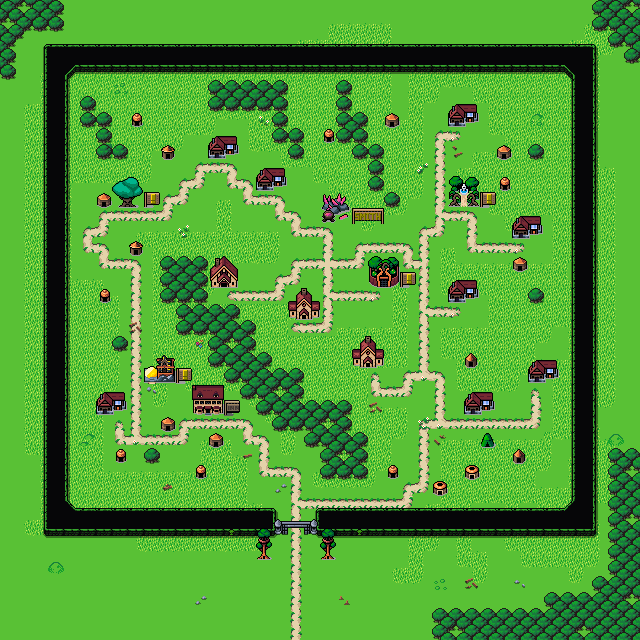

This game map was drawn from its Tiled (.tmx) file and the tilesets committed beside it. A one-line description and the trimmed map source follow:
An orthogonal 40x40 tile map with 16x16 px tiles, 5 tile layers (Background, Ground, Ground2, Walls, ...), 3 tilesets and 27 objects.

<map version="1.10" tiledversion="1.11.2" orientation="orthogonal" renderorder="right-down" width="40" height="40" tilewidth="16" tileheight="16" infinite="0" nextlayerid="7" nextobjectid="92">
 <editorsettings>
  <export target="wastetown..tmx" format="tmx" />
 </editorsettings>
 <tileset firstgid="1" source="../../../../common/maps/tileset/main.tsx" />
 <tileset firstgid="10113" source="../../../../common/maps/tileset/buildings.tsx" />
 <tileset firstgid="11905" source="../../../../common/maps/tileset/buildings-nocollide.tsx" />
 <layer id="1" name="Background" width="40" height="40">
  <data>[1600 cells, 1600 non-empty, 3 distinct tile ids]</data>
 </layer>
 <layer id="2" name="Ground" width="40" height="40">
  <data>[1600 cells, 1128 non-empty, 31 distinct tile ids]</data>
 </layer>
 <layer id="6" name="Ground2" width="40" height="40">
  <data>[1600 cells, 645 non-empty, 92 distinct tile ids]</data>
 </layer>
 <layer id="3" name="Walls" width="40" height="40">
  <properties>
   <property name="spriteLayer" type="bool" value="true" />
  </properties>
  <data>[1600 cells, 4 non-empty, 3 distinct tile ids]</data>
 </layer>
 <layer id="5" name="Overlay" width="40" height="40">
  <data>[1600 cells, 53 non-empty, 20 distinct tile ids]</data>
 </layer>
 <objectgroup id="4" name="Objects">
  <object id="56" template="../../../../common/maps/obj/shop.tx" x="208" y="162">
   <properties>
    <property name="commonShopList" value="Enchantment6Green,Creature6Green,Instant6Green,Elf,Wolf,Druid,Squirrel" />
    <property name="mythicShopList" value="Planeswalker4Green,WUBRG,RGU,UWG,UGB,RWG,RGB,GWB,Legend4Green,PhyrexianGreen,Hydra" />
    <property name="rareShopList" value="Artifact4Green,Land4Green,Dimir,Rakdos,Orzhov,Golgari,Vehicle2Green,Wand4Green,Shapeshifters,Insects" />
    <property name="signYOffset" type="float" value="-2" />
    <property name="uncommonShopList" value="Dinosaur4Green,Wolf4Green,Sliver4Green,Multicolor8Green" />
   </properties>
  </object>
  <object id="47" template="../../../../common/maps/obj/inn.tx" x="199" y="419" />
  <object id="53" template="../../../../common/maps/obj/spellsmith.tx" x="327" y="228" />
  <object id="55" template="../../../../common/maps/obj/shop.tx" x="479" y="453">
   <properties>
    <property name="commonShopList" value="Forest" />
    <property name="noRestock" type="bool" value="true" />
    <property name="signYOffset" type="float" value="0" />
   </properties>
  </object>
  <object id="58" template="../../../../common/maps/obj/entry_up.tx" x="257" y="644" width="80" height="20">
   <properties>
    <property name="spawn" type="bool" value="true" />
   </properties>
  </object>
  <object id="59" template="../../../../common/maps/obj/entry_left.tx" x="321" y="623" width="16" height="80.9948" rotation="0" />
  <object id="60" template="../../../../common/maps/obj/entry_right.tx" x="254" y="623" width="16" height="85" />
  <object id="62" template="../../../../common/maps/obj/shop.tx" x="361" y="370">
   <properties>
    <property name="commonShopList" value="GreenEquipment" />
    <property name="hasSign" type="bool" value="true" />
    <property name="noRestock" type="bool" value="true" />
    <property name="signYOffset" type="float" value="0" />
   </properties>
  </object>
  <object id="63" template="../../../../common/maps/obj/shop.tx" x="297" y="326">
   <properties>
    <property name="commonShopList" value="GreenItems" />
    <property name="hasSign" type="bool" value="true" />
    <property name="noRestock" type="bool" value="true" />
    <property name="signYOffset" type="float" value="0" />
   </properties>
  </object>
  <object id="64" template="../../../../common/maps/obj/shop.tx" x="466" y="417">
   <properties>
    <property name="commonShopList" value="Enchantment6Green,Creature6Green,Instant6Green,Elf,Wolf,Druid,Squirrel,Elemental" />
    <property name="mythicShopList" value="Planeswalker4Green,WUBRG,RGU,UWG,UGB,RWG,RGB,GWB,Legend4Green,PhyrexianGreen" />
    <property name="rareShopList" value="Artifact4Green,Land4Green,Dimir,Rakdos,Orzhov,Golgari,Vehicle2Green,Wand4Green,Shapeshifters,Insects" />
    <property name="signYOffset" type="float" value="-2" />
    <property name="uncommonShopList" value="Dinosaur4Green,Wolf4Green,Sliver4Green,Multicolor8Green" />
   </properties>
  </object>
  <object id="65" template="../../../../common/maps/obj/shop.tx" x="530" y="386">
   <properties>
    <property name="commonShopList" value="Legend4Green" />
    <property name="signYOffset" type="float" value="-2" />
   </properties>
  </object>
  <object id="67" template="../../../../common/maps/obj/shop.tx" x="513" y="241">
   <properties>
    <property name="commonShopList" value="Enchantment6Green,Creature6Green,Instant6Green,Elf,Wolf,Druid,Squirrel,Elemental" />
    <property name="mythicShopList" value="Planeswalker4Green,WUBRG,RGU,UWG,UGB,RWG,RGB,GWB,Legend4Green,PhyrexianGreen,Hydra" />
    <property name="rareShopList" value="Artifact4Green,Land4Green,Dimir,Rakdos,Orzhov,Golgari,Vehicle2Green,Wand4Green,Shapeshifters,Insects" />
    <property name="signYOffset" type="float" value="-2" />
    <property name="uncommonShopList" value="Dinosaur4Green,Wolf4Green,Sliver4Green,Multicolor8Green" />
   </properties>
  </object>
  <object id="68" template="../../../../common/maps/obj/shop.tx" x="448" y="130">
   <properties>
    <property name="commonShopList" value="Enchantment6Green,Creature6Green,Instant6Green,Elf,Wolf,Druid,Squirrel,Elemental" />
    <property name="mythicShopList" value="Planeswalker4Green,WUBRG,RGU,UWG,UGB,RWG,RGB,GWB,Legend4Green,PhyrexianGreen,Hydra" />
    <property name="rareShopList" value="Artifact4Green,Land4Green,Dimir,Rakdos,Orzhov,Golgari,Vehicle2Green,Wand4Green,Shapeshifters,Insects" />
    <property name="signYOffset" type="float" value="-2" />
    <property name="uncommonShopList" value="Dinosaur4Green,Wolf4Green,Sliver4Green,Multicolor8Green" />
   </properties>
  </object>
  <object id="69" template="../../../../common/maps/obj/shop.tx" x="257" y="194">
   <properties>
    <property name="commonShopList" value="GreenBoosterPackShop" />
    <property name="signYOffset" type="float" value="-2" />
   </properties>
  </object>
  <object id="70" template="../../../../common/maps/obj/shop.tx" x="97" y="417">
   <properties>
    <property name="commonShopList" value="Enchantment6Green,Creature6Green,Instant6Green,Elf,Wolf,Druid,Squirrel" />
    <property name="mythicShopList" value="Planeswalker4Green,WUBRG,RGU,UWG,UGB,RWG,RGB,GWB,Legend4Green,PhyrexianGreen,Hydra" />
    <property name="rareShopList" value="Artifact4Green,Land4Green,Dimir,Rakdos,Orzhov,Golgari,Vehicle2Green,Wand4Green,Shapeshifters,Insects" />
    <property name="signYOffset" type="float" value="-2" />
    <property name="uncommonShopList" value="Dinosaur4Green,Wolf4Green,Sliver4Green,Multicolor8Green" />
   </properties>
  </object>
  <object id="76" template="../../../../common/maps/obj/shop.tx" x="96" y="209">
   <properties>
    <property name="commonShopList" value="Enchantment6Green,Creature6Green,GreenBoosterPackShop,Instant6Green,Elf,Wolf,Druid,Squirrel" />
    <property name="mythicShopList" value="Planeswalker4Green,WUBRG,RGU,UWG,UGB,RWG,RGB,GWB,Legend4Green,PhyrexianGreen" />
    <property name="rareShopList" value="Artifact4Green,Land4Green,Dimir,Rakdos,Orzhov,Golgari,Vehicle2Green,Wand4Green,Shapeshifters,Insects" />
    <property name="signXOffset" type="float" value="-16" />
    <property name="signYOffset" type="float" value="-8" />
    <property name="uncommonShopList" value="Dinosaur4Green,Wolf4Green,Sliver4Green,Multicolor8Green" />
   </properties>
  </object>
  <object id="78" template="../../../../common/maps/obj/RotatingShop.tx" x="462" y="369">
   <properties>
    <property name="rotation" value="Green1,Green2,Green3,Green4,Green5,Green6" />
   </properties>
  </object>
  </objectgroup>
</map>
<!-- 10 of 27 objects omitted -->
